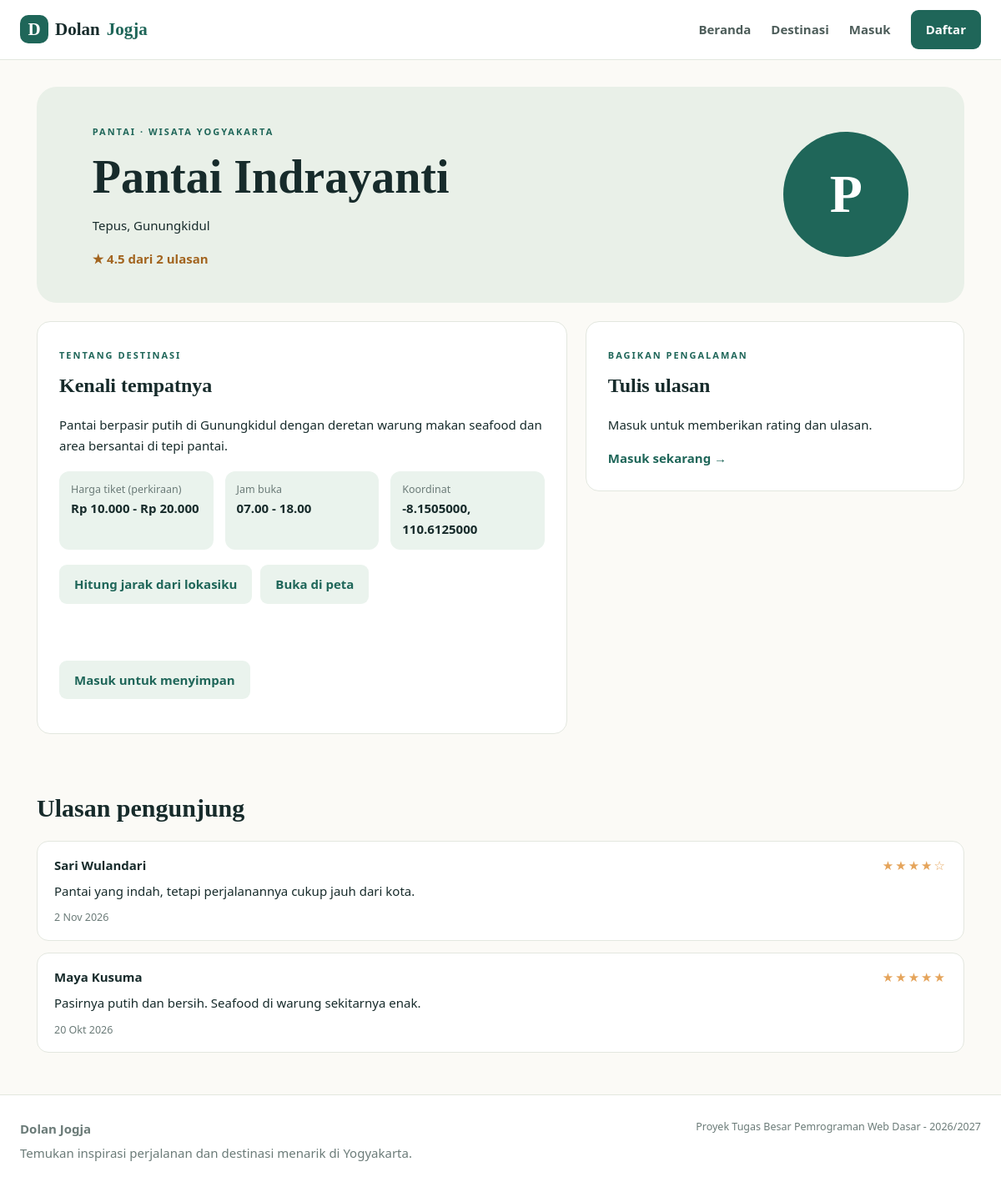
Page /destinasi/detail.php?id=8 on the committed database.
### tables this page shows
CREATE TABLE destinations (
  id          INT AUTO_INCREMENT PRIMARY KEY,
  category_id INT NOT NULL,
  nama        VARCHAR(100) NOT NULL,
  lokasi      VARCHAR(200) NOT NULL,
  deskripsi   TEXT,
  harga_tiket INT NOT NULL DEFAULT 0,
  harga_maks  INT DEFAULT NULL,
  jam_buka    VARCHAR(100) DEFAULT NULL,
  latitude    DECIMAL(10,7) DEFAULT NULL,
  longitude   DECIMAL(10,7) DEFAULT NULL,
  foto        VARCHAR(255) DEFAULT NULL,            
  created_at  TIMESTAMP NOT NULL DEFAULT CURRENT_TIMESTAMP,
  CONSTRAINT fk_destination_category FOREIGN KEY (category_id) REFERENCES categories(id)
);

CREATE TABLE categories (
  id   INT AUTO_INCREMENT PRIMARY KEY,
  nama VARCHAR(50) NOT NULL UNIQUE
);

CREATE TABLE reviews (
  id             INT AUTO_INCREMENT PRIMARY KEY,
  destination_id INT NOT NULL,
  user_id        INT NOT NULL,
  rating         TINYINT NOT NULL,
  komentar       TEXT,
  created_at     TIMESTAMP NOT NULL DEFAULT CURRENT_TIMESTAMP,
  UNIQUE KEY uq_review (destination_id, user_id),
  CONSTRAINT chk_rating CHECK (rating BETWEEN 1 AND 5),
  CONSTRAINT fk_review_destination FOREIGN KEY (destination_id) REFERENCES destinations(id) ON DELETE CASCADE,
  CONSTRAINT fk_review_user FOREIGN KEY (user_id) REFERENCES users(id) ON DELETE CASCADE
);

CREATE TABLE users (
  id           INT AUTO_INCREMENT PRIMARY KEY,
  username     VARCHAR(30)  NOT NULL UNIQUE,
  email        VARCHAR(100) NOT NULL UNIQUE,
  password     VARCHAR(255) NOT NULL,               
  nama_lengkap VARCHAR(100) NOT NULL,
  no_hp        VARCHAR(20)  DEFAULT NULL,
  foto         VARCHAR(255) DEFAULT NULL,           
  role         ENUM('user','admin') NOT NULL DEFAULT 'user',
  created_at   TIMESTAMP NOT NULL DEFAULT CURRENT_TIMESTAMP
);

### destinasi/detail.php (the view, shortened to what this page needs)
<?php
require_once __DIR__ . "/../includes/init.php";
$id = (int) ($_GET["id"] ?? 0);
$s = $conn->prepare("SELECT d.*, c.nama AS kategori,
        (SELECT ROUND(AVG(r.rating),1) FROM reviews r WHERE r.destination_id=d.id) AS rating,
        (SELECT COUNT(*) FROM reviews r WHERE r.destination_id=d.id) AS total_review
        FROM destinations d JOIN categories c ON c.id=d.category_id WHERE d.id=?");
$s->bind_param("i", $id);
$s->execute();
$d = $s->get_result()->fetch_assoc();
$self = "destinasi/detail.php?id=" . $id;
$s = $conn->prepare("SELECT r.id, r.user_id, r.rating, r.komentar, r.created_at, u.nama_lengkap, u.username
                     FROM reviews r JOIN users u ON u.id=r.user_id
                     WHERE r.destination_id=? ORDER BY r.created_at DESC, r.id DESC");
$s->bind_param("i", $id);
$s->execute();
$reviews = $s->get_result();
$ulasan_saya = null;
$favorit = false;
$punya_koordinat = $d["latitude"] !== null && $d["longitude"] !== null;
$rating_pilihan = array(5 => "5 - Sangat baik", 4 => "4 - Baik", 3 => "3 - Cukup", 2 => "2 - Kurang", 1 => "1 - Buruk");
$rating_terpilih = $ulasan_saya ? (int) $ulasan_saya["rating"] : 5;
?>
<div class="detail-hero">
  <div>
    <span class="eyebrow"><?php echo e($d["kategori"]); ?> &#183; Wisata Yogyakarta</span>
    <h1><?php echo e($d["nama"]); ?></h1>
    <p><?php echo e($d["lokasi"]); ?></p>
    <p class="rating-line"><?php echo $d["rating"] ? "&#9733; " . e($d["rating"]) . " dari " . (int) $d["total_review"] . " ulasan" : "Belum ada ulasan"; ?></p>
  </div>
  <?php if (!empty($d["foto"])) { ?>
  <img class="detail-foto" src="<?php echo foto_src("destinasi", $d["foto"]); ?>" alt="<?php echo e($d["nama"]); ?>" />
  <?php } else { ?>
  <div class="detail-symbol"><?php echo e(mb_substr($d["nama"], 0, 1)); ?></div>
  <?php } ?>
</div>
<div class="detail-grid">
  <div class="panel">
    <span class="eyebrow">Tentang destinasi</span>
    <h2>Kenali tempatnya</h2>
    <p><?php echo nl2br(e($d["deskripsi"])); ?></p>
    <div class="info-grid">
      <div><small>Harga tiket (perkiraan)</small><strong><?php echo harga($d["harga_tiket"], $d["harga_maks"]); ?></strong></div>
      <div><small>Jam buka</small><strong><?php echo e($d["jam_buka"] ? $d["jam_buka"] : "Belum tersedia"); ?></strong></div>
      <div><small>Koordinat</small><strong><?php echo $punya_koordinat ? e($d["latitude"]) . ", " . e($d["longitude"]) : "-"; ?></strong></div>
    </div>
    <?php if ($punya_koordinat) { ?>
    <div class="geo-box">
      <button id="btn-jarak" class="btn btn-light" type="button">Hitung jarak dari lokasiku</button>
      <a class="btn btn-light" href="<?php echo e("https://www.google.com/maps/search/?api=1&query=" . $d["latitude"] . "," . $d["longitude"]); ?>">Buka di peta</a>
      <span id="hasil-jarak" class="status"></span>
    </div>
    <?php } ?>
    <?php if (login()) { ?>
    <form class="inline-form" method="post" action="<?php echo url($self); ?>">
      <div>
        <?php echo csrf_field(); ?>
        <input type="hidden" name="aksi" value="<?php echo $favorit ? "hapus_favorit" : "favorit"; ?>" />
        <button class="btn btn-light" type="submit"><?php echo $favorit ? "Hapus dari favorit" : "Simpan ke favorit"; ?></button>
      </div>
    </form>
    <?php } else { ?>
    <p><a class="btn btn-light" href="<?php echo url("auth/login.php"); ?>">Masuk untuk menyimpan</a></p>
    <?php } ?>
  </div>
  <div class="panel">
    <span class="eyebrow">Bagikan pengalaman</span>
    <h2><?php echo $ulasan_saya ? "Ulasan saya" : "Tulis ulasan"; ?></h2>
    <?php if (login()) { ?>
    <form method="post" action="<?php echo url($self); ?>">
      <div>
        <?php echo csrf_field(); ?>
        <input type="hidden" name="aksi" value="simpan_ulasan" />
        <label for="rating">Rating</label>
        <select id="rating" name="rating">
          <?php foreach ($rating_pilihan as $nilai => $label) { ?>
          <option value="<?php echo $nilai; ?>"<?php echo $nilai === $rating_terpilih ? ' selected="selected"' : ""; ?>><?php echo e($label); ?></option>
          <?php } ?>
        </select>
        <label for="komentar">Komentar</label>
        <textarea id="komentar" name="komentar" rows="4" cols="40"><?php echo e($ulasan_saya["komentar"] ?? ""); ?></textarea>
        <button class="btn full" type="submit"><?php echo $ulasan_saya ? "Perbarui ulasan" : "Kirim ulasan"; ?></button>
      </div>
    </form>
    <?php } else { ?>
    <p>Masuk untuk memberikan rating dan ulasan.</p>
    <a href="<?php echo url("auth/login.php"); ?>" class="text-link">Masuk sekarang &#8594;</a>
    <?php } ?>
  </div>
</div>
<div class="section">
  <h2>Ulasan pengunjung</h2>
  <div class="review-list">
    <?php while ($r = $reviews->fetch_assoc()) { ?>
    <div class="review">
      <div class="review-head">
        <strong><?php echo e($r["nama_lengkap"]); ?></strong>
        <span class="stars"><?php echo str_repeat("&#9733;", (int) $r["rating"]) . str_repeat("&#9734;", 5 - (int) $r["rating"]); ?></span>
      </div>
      <p><?php echo nl2br(e($r["komentar"])); ?></p>
      <small><?php echo e(tanggal($r["created_at"])); ?></small>
    </div>
    <?php } ?>
  </div>
</div>

### assets/css/style.css (style rules this page uses)
:root { --ink: #172b2b; --muted: #6b7b78; --green: #1f6659; --green-dark: #164a41; --mint: #eaf3ed; --orange: #e5a45b; --paper: #fbfaf6; --line: #e3e7df; --red: #b3392f; }
* { box-sizing: border-box; }
body { margin: 0; background: var(--paper); color: var(--ink); font: 15px/1.65 "Segoe UI", Roboto, Arial, sans-serif; }
h1, h2, h3, .brand, .art-caption { font-family: Georgia, "Times New Roman", serif; }
a { color: var(--green); }
.btn, .nav a.nav-cta { background: var(--green); color: #fff; border: 0; border-radius: 9px; padding: 11px 18px; text-decoration: none; font: inherit; font-weight: 700; cursor: pointer; display: inline-block; }
.btn-light { background: var(--mint); color: var(--green); }
.text-link { color: var(--green); font-weight: 700; text-decoration: none; }
.eyebrow { font-size: 11px; letter-spacing: 2px; text-transform: uppercase; color: var(--green); font-weight: 700; }
.status { display: block; min-height: 20px; font-size: 13px; color: var(--muted); margin-top: 4px; }
.panel { background: #fff; border: 1px solid var(--line); border-radius: 16px; padding: 26px; margin-bottom: 22px; }
.panel h2 { font-size: 24px; margin: 6px 0 10px; }
.panel .btn { margin-top: 16px; }
.hero h1, .page-heading h1, .detail-hero h1, .auth-intro h1 { font-size: clamp(34px, 5vw, 56px); line-height: 1.12; margin: 12px 0; }
.section { padding: 34px 0 10px; }
.section h2 { font-size: 30px; margin: 8px 0; }
.detail-hero { margin: 32px 0 22px; border-radius: 24px; background: #e9f0e8; padding: 40px 6%; display: flex; justify-content: space-between; align-items: center; gap: 24px; }
.rating-line { font-weight: 700; color: #a2641f; margin: 4px 0 0; }
.detail-symbol { width: 150px; height: 150px; border-radius: 50%; background: var(--green); color: #fff; display: grid; place-items: center; font: 700 64px Georgia, serif; flex-shrink: 0; }
.detail-grid { display: grid; grid-template-columns: 1.4fr 1fr; gap: 22px; align-items: start; }
.info-grid { display: grid; grid-template-columns: repeat(3, 1fr); gap: 14px; margin: 18px 0; }
.info-grid div { background: var(--mint); border-radius: 12px; padding: 12px 14px; }
.info-grid small { display: block; color: var(--muted); }
.geo-box { display: flex; flex-wrap: wrap; gap: 10px; align-items: center; margin: 10px 0 18px; }
.geo-box .btn { margin-top: 0; }
.geo-box .status { flex-basis: 100%; }
.review-list { display: grid; gap: 14px; margin-top: 14px; }
.review { background: #fff; border: 1px solid var(--line); border-radius: 14px; padding: 16px 20px; }
.review-head { display: flex; justify-content: space-between; gap: 10px; }
.review p { margin: 6px 0; }
.review small { color: var(--muted); }
.stars { color: var(--orange); letter-spacing: 2px; }

### rows in the picture
destinations: category.nama "PANTAI", nama "Pantai Indrayanti", lokasi "Tepus, Gunungkidul", nama "P", deskripsi "Pantai berpasir putih di Gunungkidul dengan deretan warung makan seafood dan area bersantai di tepi pantai.", harga($d["harga_tiket"], $d["harga_maks"]) "Rp 10.000 - Rp 20.000", jam_buka "07.00 - 18.00", latitude "-8.1505000", longitude "110.6125000"
reviews: user.nama_lengkap "Sari Wulandari", rating "★★★★", rating "☆", komentar "Pantai yang indah, tetapi perjalanannya cukup jauh dari kota.", created_at "2 Nov 2026"
reviews: user.nama_lengkap "Maya Kusuma", rating "★★★★★", komentar "Pasirnya putih dan bersih. Seafood di warung sekitarnya enak.", created_at "20 Okt 2026"

### other values in the picture
$d["rating"] "4.5"
$d["total_review"] "2"
